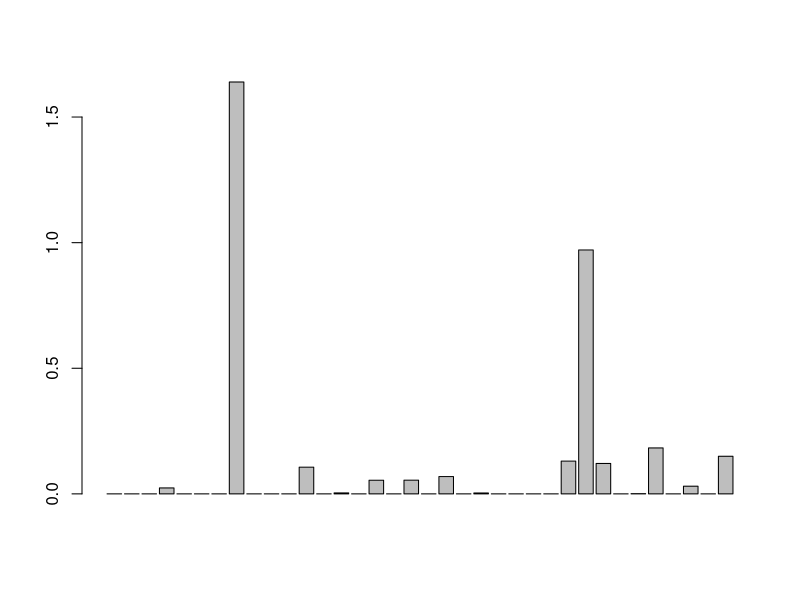
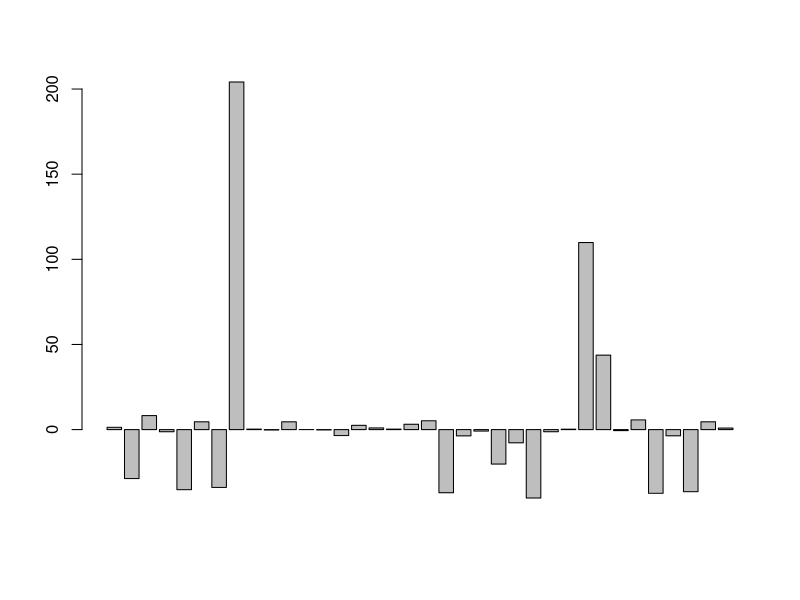
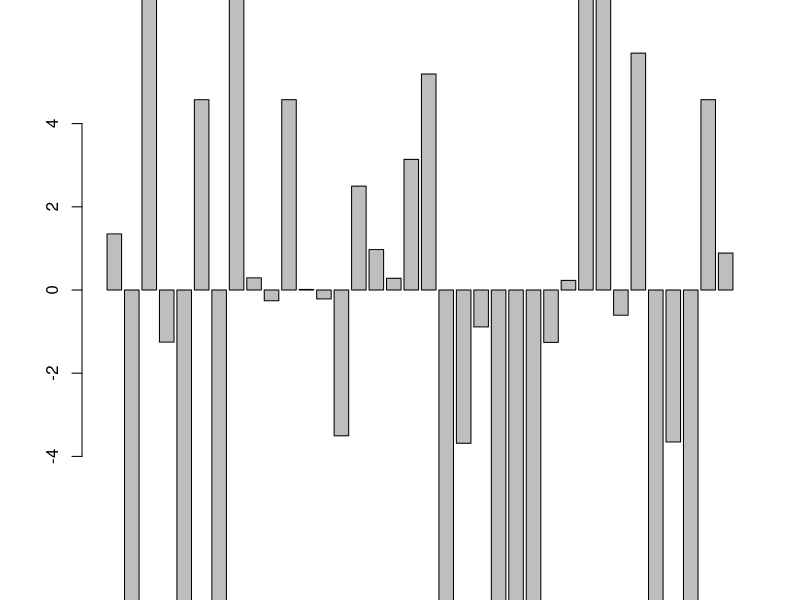

Reproduce these figures in R, in order.



model.data  <- read.table('door_fits.txt', header=T)


#subj RL RL_auto switch switch_prob bias random lag

#hist(model.data$switch_prob)

#subj RL RL_auto switch switch_prob bias random lag Bev Blag



model.data$RL_best <- (model.data$RL_aic < model.data$RL_Lag_aic) & 
					  (model.data$RL_aic < model.data$RL_door_aic) & 
					  (model.data$RL_aic < model.data$RL_Lag_door_aic)
					  
model.data$Lag_best <- (model.data$RL_Lag_aic < model.data$RL_aic) & 
					  (model.data$RL_Lag_aic < model.data$RL_door_aic) & 
					  (model.data$RL_Lag_aic < model.data$RL_Lag_door_aic)
					  
model.data$door_best <- (model.data$RL_door_aic < model.data$RL_Lag_aic) & 
					  (model.data$RL_door_aic < model.data$RL_aic) & 
					  (model.data$RL_door_aic < model.data$RL_Lag_door_aic)
					  
model.data$Lag_door_best <- (model.data$RL_Lag_door_aic < model.data$RL_Lag_aic) & 
					  (model.data$RL_Lag_door_aic < model.data$RL_door_aic) & 
					  (model.data$RL_Lag_door_aic < model.data$RL_aic)

model.data$RL_over_Lag <- model.data$RL_aic < model.data$RL_Lag_aic

################################################################################

model.params <- read.table('door_fits2.txt', header=T)

median(model.params$beta)
median(model.params$phi)


################################################################################



barplot(model.data$Blag)
barplot(model.data$Bdoor)
barplot(model.data$Bdoor, ylim=c(-5,5))


door_data <- model.data[model.data$door_best==TRUE,]
non_door_data <- model.data[model.data$door_best==FALSE,]


means <- c( mean(door_data$Bev), mean(door_data$Blag), mean(door_data$Bdoor),
			mean(non_door_data$Bev), mean(non_door_data$Blag), mean(non_door_data$Bdoor))
			
			
door_data$ratio <- door_data$Bdoor/door_data$Bev



# unidimensional graph with best-fit proportions